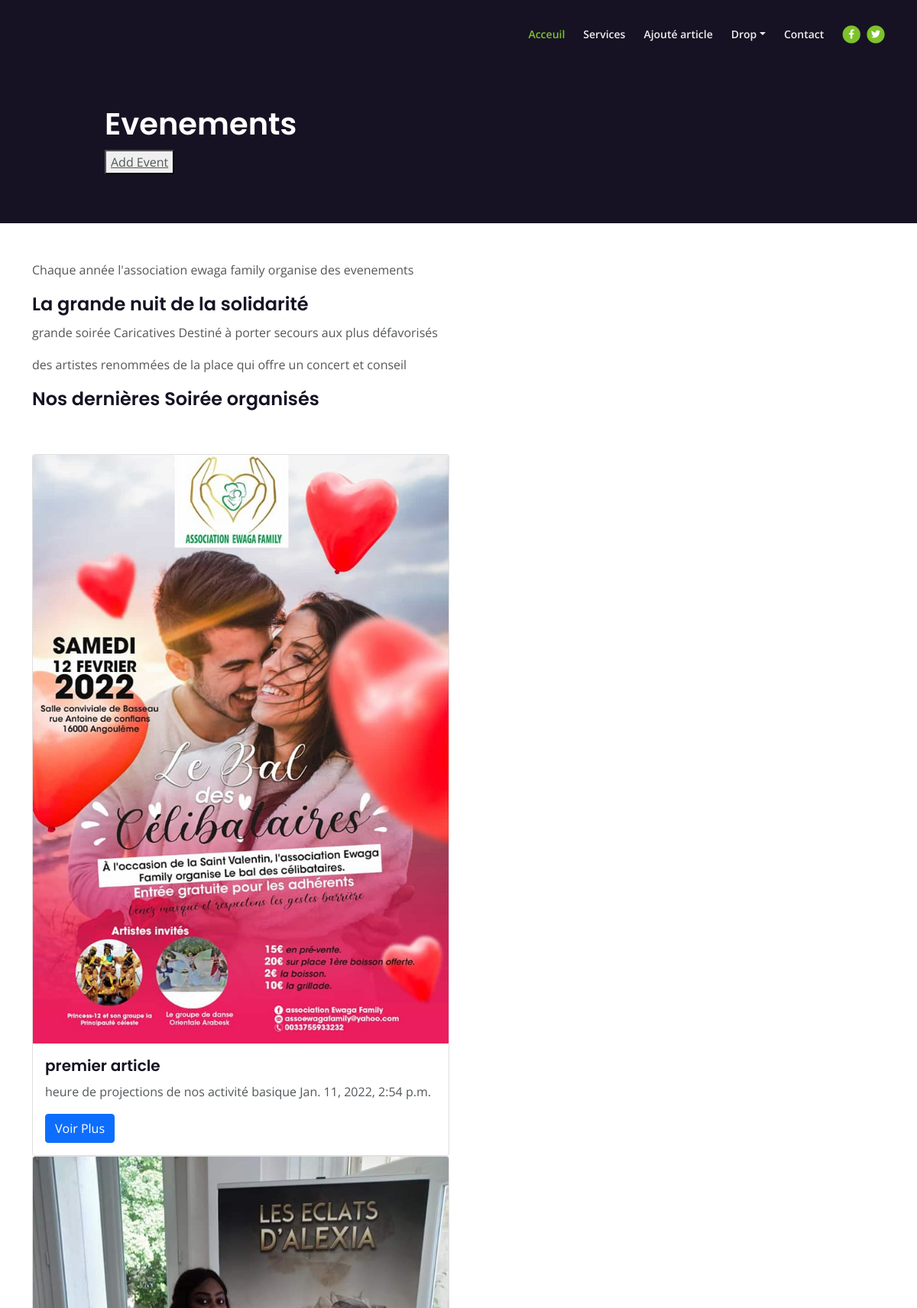
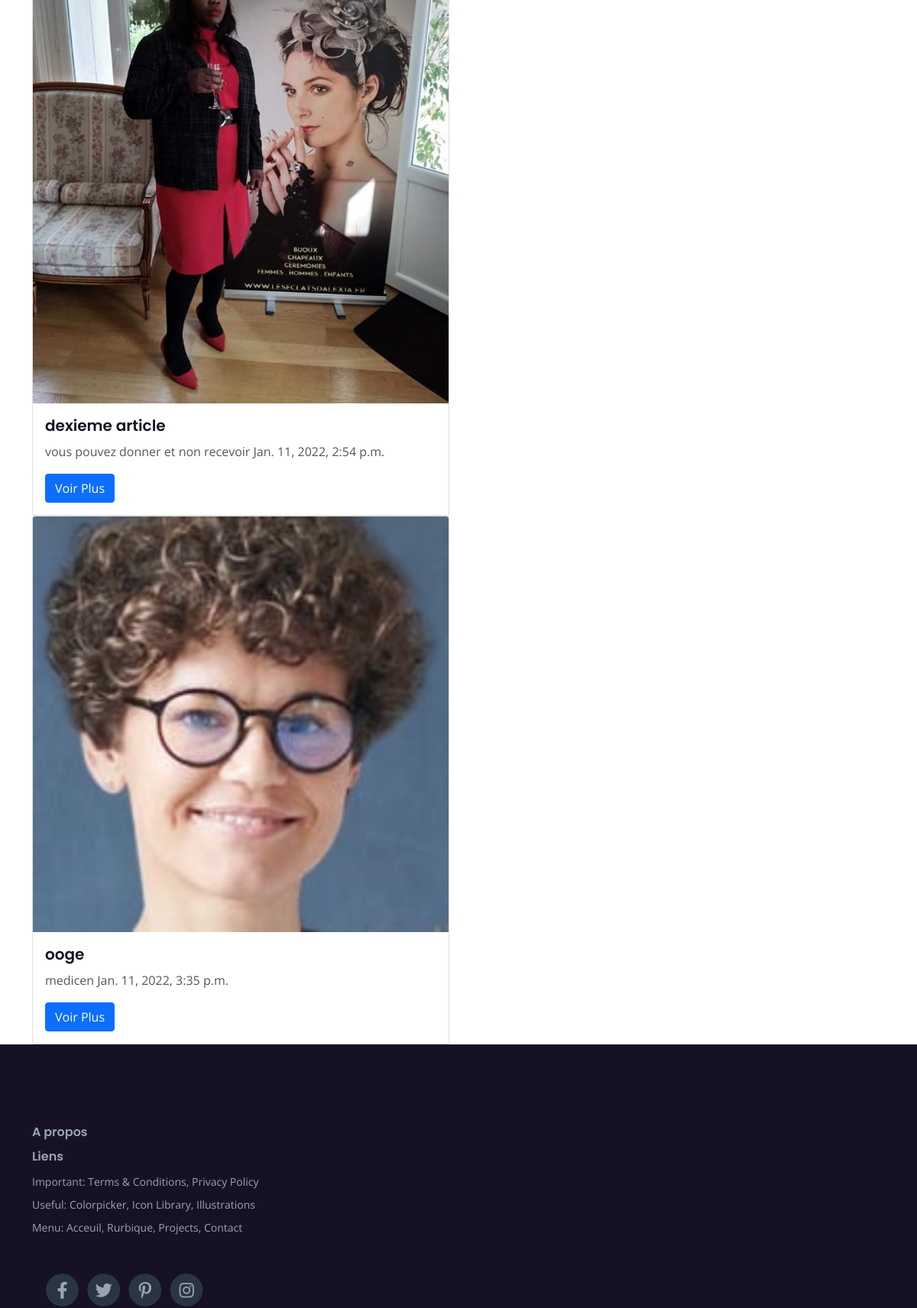
Screenshot of /projets/ (upper part) with the database file from the repository (2 pictures, top to bottom).
### ass/models.py (models this page shows, shortened)
class PostArticle(models.Model):
    titre = models.CharField(max_length=60)
    bio = models.TextField()
    picture = models.ImageField()
    create_at = models.DateTimeField(auto_now_add=True)

### ass/views.py (the view)
# urls.py: path('projets/', views.projets, name='projets'),
def projets(request):
    post = PostArticle.objects.all()
    return render(request, 'ass/projets.html', {'post':post})

### ass/templates/ass/projets.html (shortened to what this page needs)
<!DOCTYPE html>
{% load static %}
<html lang="en">
<head>
    <link href="{% static 'css/bootstrap.min.css' %}" rel="stylesheet">
    <link href="{% static 'css/fontawesome-all.min.css' %}" rel="stylesheet">
    <link href="{% static 'css/swiper.css' %}" rel="stylesheet">
	<link href="{% static 'css/styles.css' %}" rel="stylesheet">
</head>
<body>
    <nav id="navbar" class="navbar navbar-expand-lg fixed-top navbar-dark" aria-label="Main navigation">
        <div class="container">
            <div class="navbar-collapse offcanvas-collapse" id="navbarsExampleDefault">
                <ul class="navbar-nav ms-auto navbar-nav-scroll">
                    <li class="nav-item">
                        <a class="nav-link active" aria-current="page" href="{% url 'index' %}">Acceuil</a>
                    </li>
                    <li class="nav-item">
                        <a class="nav-link" href="index.html#services">Services</a>
                    </li>
                    <li class="nav-item">
                        <a class="nav-link" href="{% url 'add' %}">Ajouté article</a>
                    </li>
                    <li class="nav-item dropdown">
                        <a class="nav-link dropdown-toggle" href="#" id="dropdown01" data-bs-toggle="dropdown" aria-expanded="false">Drop</a>
                    </li>
                    <li class="nav-item">
                        <a class="nav-link" href="index.html#contact">Contact</a>
                    </li>
                </ul>
                <span class="nav-item social-icons">
                    <span class="fa-stack">
                        <a href="#your-link">
                            <i class="fas fa-circle fa-stack-2x"></i>
                            <i class="fab fa-facebook-f fa-stack-1x"></i>
                        </a>
                    </span>
                    <span class="fa-stack">
                        <a href="#your-link">
                            <i class="fas fa-circle fa-stack-2x"></i>
                            <i class="fab fa-twitter fa-stack-1x"></i>
                        </a>
                    </span>
                </span>
            </div>
        </div>
    </nav>
    <header class="ex-header">
        <div class="container">
            <div class="row">
                <div class="col-xl-10 offset-xl-1">
                    <h1>Evenements</h1>
                    <button><a href="{% url 'add' %}">Add Event</a></button>
                </div>
            </div>
        </div>
    </header>
    <div class="ex-basic-1 pt-5 pb-5">
        <div class="container">
            <div class="row">
                <div class="col-lg-12">
                    <p>Chaque année l'association ewaga family organise des evenements</p>
                    <h4>La grande nuit de la solidarité</h4>
                    <p>grande soirée Caricatives  Destiné à porter secours aux plus défavorisés</p>
                    <p>des artistes renommées de la place qui offre un concert et conseil</p>
                    <h4>Nos dernières Soirée organisés</h4>
                </div>
            </div>
        </div>
    </div>
{% for posts in post %}
<div class="container">
    <div class="row">
        <div class="col-sm-6 center">
    <div class="card">
        <img class="card-img-top" src="{{ posts.picture.url }}" alt="Card image cap">
        <div class="card-body">
          <h5 class="card-title">{{posts.titre}}</h5>
          <p class="card-text">{{posts.bio}} {{posts.create_at}}</p>
          <a href="#" class="btn btn-primary">Voir Plus</a>
        </div>
      </div>
    </div>
</div>
        </div>
{% endfor %}
    <div class="footer">
        <div class="container">
            <div class="row">
                <div class="col-lg-12">
                    <div class="footer-col first">
                        <h6>A propos</h6>
                    <div class="footer-col second">
                        <h6>Liens</h6>
                        <ul class="list-unstyled li-space-lg p-small">
                            <li>Important: <a href="terms.html">Terms & Conditions</a>, <a href="privacy.html">Privacy Policy</a></li>
                            <li>Useful: <a href="#">Colorpicker</a>, <a href="#">Icon Library</a>, <a href="#">Illustrations</a></li>
                            <li>Menu: <a href="#header">Acceuil</a>, <a href="#services">Rurbique</a>, <a href="#projects">Projects</a>, <a href="#contact">Contact</a></li>
                        </ul>
                    </div>
                    <div class="footer-col third">
                        <span class="fa-stack">
                            <a href="https://fr-fr.facebook.com/assoewagafamily/">
                                <i class="fas fa-circle fa-stack-2x"></i>
                                <i class="fab fa-facebook-f fa-stack-1x"></i>
                            </a>
                        </span>
                        <span class="fa-stack">
                            <a href="#your-link">
                                <i class="fas fa-circle fa-stack-2x"></i>
                                <i class="fab fa-twitter fa-stack-1x"></i>
                            </a>
                        </span>
                        <span class="fa-stack">
                            <a href="#your-link">
                                <i class="fas fa-circle fa-stack-2x"></i>
                                <i class="fab fa-pinterest-p fa-stack-1x"></i>
                            </a>
                        </span>
                        <span class="fa-stack">
                            <a href="#your-link">
                                <i class="fas fa-circle fa-stack-2x"></i>
                                <i class="fab fa-instagram fa-stack-1x"></i>
                            </a>
                        </span>
                    </div>
                </div>
            </div>
        </div>
    </div>
</body>
</html>

### static/css/styles.css (style rules this page uses)
body, html { width: 100%; height: 100%; }
body, p { color: #53575a; font: 400 1rem/1.625rem "Open Sans", sans-serif; }
h1 { color: #161223; font-weight: 600; font-size: 2.5rem; line-height: 3.25rem; font-family: "Poppins" }
h4 { color: #161223; font-weight: 600; font-size: 1.5rem; line-height: 2rem; font-family: "Poppins" }
h5 { color: #161223; font-weight: 600; font-size: 1.25rem; line-height: 1.625rem; font-family: "Poppins" }
h6 { color: #161223; font-weight: 600; font-size: 1rem; line-height: 1.375rem; font-family: "Poppins" }
.p-small { font-size: 0.875rem; line-height: 1.5rem; }
.li-space-lg li { margin-bottom: 0.5rem; }
a { color: #53575a; text-decoration: underline; }
.navbar { background-color: #161223; font-weight: 600; font-size: 0.875rem; line-height: 0.875rem; box-shadow: 0 1px 6px 0 rgba(0, 0, 0, 0.025); }
.offcanvas-collapse { position: fixed; top: 3.25rem; bottom: 0; left: 100%; width: 100%; padding-right: 1rem; padding-left: 1rem; overflow-y: auto; visibility: hidden; background-color: #161223; transition: visibility .3s ease-in-out, -webkit-transform .3s ease-in-out; transition: transform .3s ease-in-out, visibility .3s ease-in-out; transition: transform .3s ease-in-out, visibility .3s ease-in-out, -webkit-transform .3s ease-in-out; }
.navbar .navbar-nav { margin-top: 0.75rem; margin-bottom: 0.5rem; }
.navbar .nav-item .nav-link { padding-top: 0.625rem; padding-bottom: 0.625rem; color: #eeeeee; text-decoration: none; transition: all 0.2s ease; }
.navbar .nav-item.dropdown.show .nav-link, .navbar .nav-item .nav-link:hover, .navbar .nav-item .nav-link.active { color: #7dc22b; }
.navbar .fa-stack { width: 2em; margin-right: 0.25rem; font-size: 0.75rem; }
.navbar .fa-stack-2x { color: #7dc22b; transition: all 0.2s ease; }
.navbar .fa-stack-1x { color: #ffffff; transition: all 0.2s ease; }
.footer { padding-top: 6.5rem; padding-bottom: 2rem; background-color: #161223; }
.footer a { text-decoration: none; }
.footer .footer-col { margin-bottom: 3rem; }
.footer h6 { margin-bottom: 0.625rem; color: #9ba3b1; }
.footer p, .footer a, .footer ul { color: #9ba3b1; }
.footer .li-space-lg li { margin-bottom: 0.375rem; }
.footer .footer-col.third .fa-stack { width: 2em; margin-bottom: 1.25rem; margin-right: 0.375rem; font-size: 1.375rem; }
.footer .footer-col.third .fa-stack .fa-stack-2x { color: #293642; transition: all 0.2s ease; }
.footer .footer-col.third .fa-stack .fa-stack-1x { color: #9ba3b1; transition: all 0.2s ease; }
.ex-header { padding-top: 8.5rem; padding-bottom: 4rem; background-color: #161223; }
.ex-header h1 { color: #ffffff; }
@media (min-width: 992px) { .navbar { padding-top: 1.75rem; background-color: transparent; box-shadow: none; transition: all 0.2s; } }
@media (min-width: 992px) { .offcanvas-collapse { position: static; top: auto; bottom: auto; left: auto; width: auto; padding-right: 0; padding-left: 0; background-color: transparent; overflow-y: visible; visibility: visible; } }
@media (min-width: 992px) { .navbar .navbar-nav { margin-top: 0; margin-bottom: 0; } }
@media (min-width: 992px) { .navbar .nav-item .nav-link { padding-right: 0.75rem; padding-left: 0.75rem; } }
@media (min-width: 992px) { .navbar .social-icons { margin-left: 0.5rem; } }
@media (min-width: 992px) { .navbar .fa-stack { margin-right: 0; margin-left: 0.25rem; } }
@media (min-width: 992px) { .footer .footer-col { margin-bottom: 2rem; } }
@media (min-width: 992px) { .footer .footer-col.first { display: inline-block; width: 320px; margin-right: 1.75rem; vertical-align: top; } }
@media (min-width: 992px) { .footer .footer-col.second { display: inline-block; width: 320px; margin-right: 1.75rem; vertical-align: top; } }
@media (min-width: 992px) { .footer .footer-col.third { display: inline-block; width: 224px; text-align: right; vertical-align: top; } }
@media (min-width: 992px) { .footer .footer-col.third .fa-stack { margin-right: 0; margin-left: 0.375rem; } }
@media (min-width: 1200px) { .container { max-width: 1140px; } }
@media (min-width: 1200px) { .footer .footer-col.first { width: 352px; margin-right: 6rem; } }
@media (min-width: 1200px) { .footer .footer-col.second { margin-right: 6.5rem; } }
@media (min-width: 1200px) { .footer .footer-col.third { text-align: right; } }

### rows the page displays
PostArticle: picture (picture), titre "premier article", bio "heure de projections de nos activité basique", create_at "Jan. 11, 2022, 2:54 p.m."
PostArticle: picture (picture), titre "dexieme article", bio "vous pouvez donner et non recevoir", create_at "Jan. 11, 2022, 2:54 p.m."
PostArticle: picture (picture), titre "ooge", bio "medicen", create_at "Jan. 11, 2022, 3:35 p.m."
